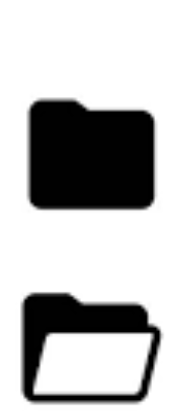
#> input picture files1.png, 194 x 411 px, found by its file name; its folder holds 3 pictures in this run
$ python -i external_data.py   (imports and definitions only)
#> lines starting #> are read from the running program, lines starting #| are printed output that depends on the picture
import tkinter as tk
import subprocess
from PIL import Image, ImageTk  # Requires Pillow library

# Image paths for folder icons
IMPORT_IMAGE_PATH = "/Users/rohanshankar/Documents/Coding/CompSciHL/color_mixer/files1.png"
EXPORT_IMAGE_PATH = "/Users/rohanshankar/Documents/Coding/CompSciHL/color_mixer/files2.png"
EXPORT_PALETTE_IMAGE_PATH = "/Users/rohanshankar/Documents/Coding/CompSciHL/color_mixer/files3.png"

# Functions to open other pages
def open_import_colors():
    subprocess.run(["python", "import_colors.py"])  # Open Import Colors Page

def open_export_colors():
    subprocess.run(["python", "export_colors.py"])  # Open Export Colors Page

def open_export_palettes():
    subprocess.run(["python", "export_palettes.py"])  # Open Export Palettes Page

def go_back():
    """Close External Data Page and return to Home Page."""
    external_data_window.destroy()
    subprocess.run(["python", "home.py"])

# Main function to open the External Data Page
def open_external_data_page():
    global external_data_window  # Needed to close the window in go_back()

    # GUI Setup
    external_data_window = tk.Tk()
    external_data_window.title("External Data")

    # Title
    title_label = tk.Label(external_data_window, text="External Data", font=("Arial", 16, "bold"))
    title_label.pack(pady=10)

    # Load images
    try:
        import_img = Image.open(IMPORT_IMAGE_PATH).resize((80, 80))
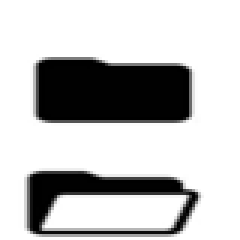
#> import_img: PIL image 80x80 RGBA (shown 3 times larger); mean R, G, B, A 192.8, 192.8, 192.8, 255
        import_photo = ImageTk.PhotoImage(import_img)

        export_img = Image.open(EXPORT_IMAGE_PATH).resize((80, 80))
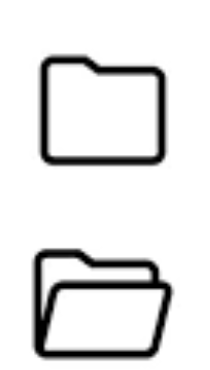
#> input picture files2.png, 210 x 370 px, found by its file name
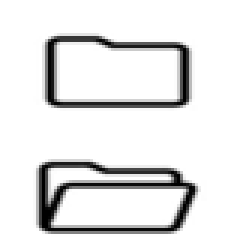
#> export_img: PIL image 80x80 RGBA (shown 3 times larger); mean R, G, B, A 228.9, 228.9, 228.9, 255
        export_photo = ImageTk.PhotoImage(export_img)

        export_palette_img = Image.open(EXPORT_PALETTE_IMAGE_PATH).resize((80, 80))
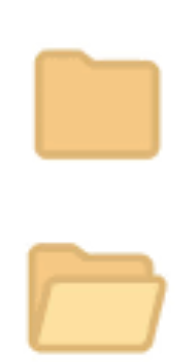
#> input picture files3.png, 175 x 362 px, found by its file name
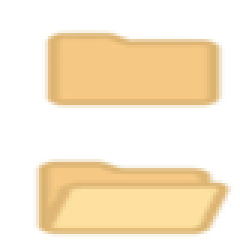
#> export_palette_img: PIL image 80x80 RGBA (shown 3 times larger); mean R, G, B, A 248.6, 232.2, 204.7, 255
        export_palette_photo = ImageTk.PhotoImage(export_palette_img)
    except Exception as e:
        print(f"Error loading images: {e}")
        import_photo = export_photo = export_palette_photo = None

    # Layout Frame
    main_frame = tk.Frame(external_data_window)
    main_frame.pack(pady=20)

    # Import Colors Section
    import_frame = tk.Frame(main_frame)
    import_frame.grid(row=0, column=0, padx=20)

    import_label = tk.Label(import_frame, text="Import Colors", font=("Arial", 12, "bold"), fg="blue")
    import_label.pack()

    if import_photo:
        import_image_label = tk.Label(import_frame, image=import_photo, cursor="hand2")
        import_image_label.image = import_photo
        import_image_label.pack()
        import_image_label.bind("<Button-1>", lambda event: open_import_colors())

    import_desc = tk.Label(import_frame, text="Click the black folders to go to the import color page.", wraplength=200, justify="center")
    import_desc.pack()

    # Export Colors Section
    export_frame = tk.Frame(main_frame)
    export_frame.grid(row=0, column=1, padx=20)

    export_label = tk.Label(export_frame, text="Export Colors", font=("Arial", 12, "bold"), fg="blue")
    export_label.pack()

    if export_photo:
        export_image_label = tk.Label(export_frame, image=export_photo, cursor="hand2")
        export_image_label.image = export_photo
        export_image_label.pack()
        export_image_label.bind("<Button-1>", lambda event: open_export_colors())

    export_desc = tk.Label(export_frame, text="Click the white folders to go to the export color page.", wraplength=200, justify="center")
    export_desc.pack()

    # Export Palettes Section
    export_palette_frame = tk.Frame(main_frame)
    export_palette_frame.grid(row=0, column=2, padx=20)

    export_palette_label = tk.Label(export_palette_frame, text="Export Palettes", font=("Arial", 12, "bold"), fg="blue")
    export_palette_label.pack()

    if export_palette_photo:
        export_palette_image_label = tk.Label(export_palette_frame, image=export_palette_photo, cursor="hand2")
        export_palette_image_label.image = export_palette_photo
        export_palette_image_label.pack()
        export_palette_image_label.bind("<Button-1>", lambda event: open_export_palettes())

    export_palette_desc = tk.Label(export_palette_frame, text="Click the yellow folders to go to the export color palette page.", wraplength=200, justify="center")
    export_palette_desc.pack()

    # Back Button
    back_button = tk.Button(external_data_window, text="Back", command=go_back)
    back_button.pack(pady=20)

    external_data_window.mainloop()

# Run External Data Page
# [2 lines not run here, left out]

>>> result = open_external_data_page()
